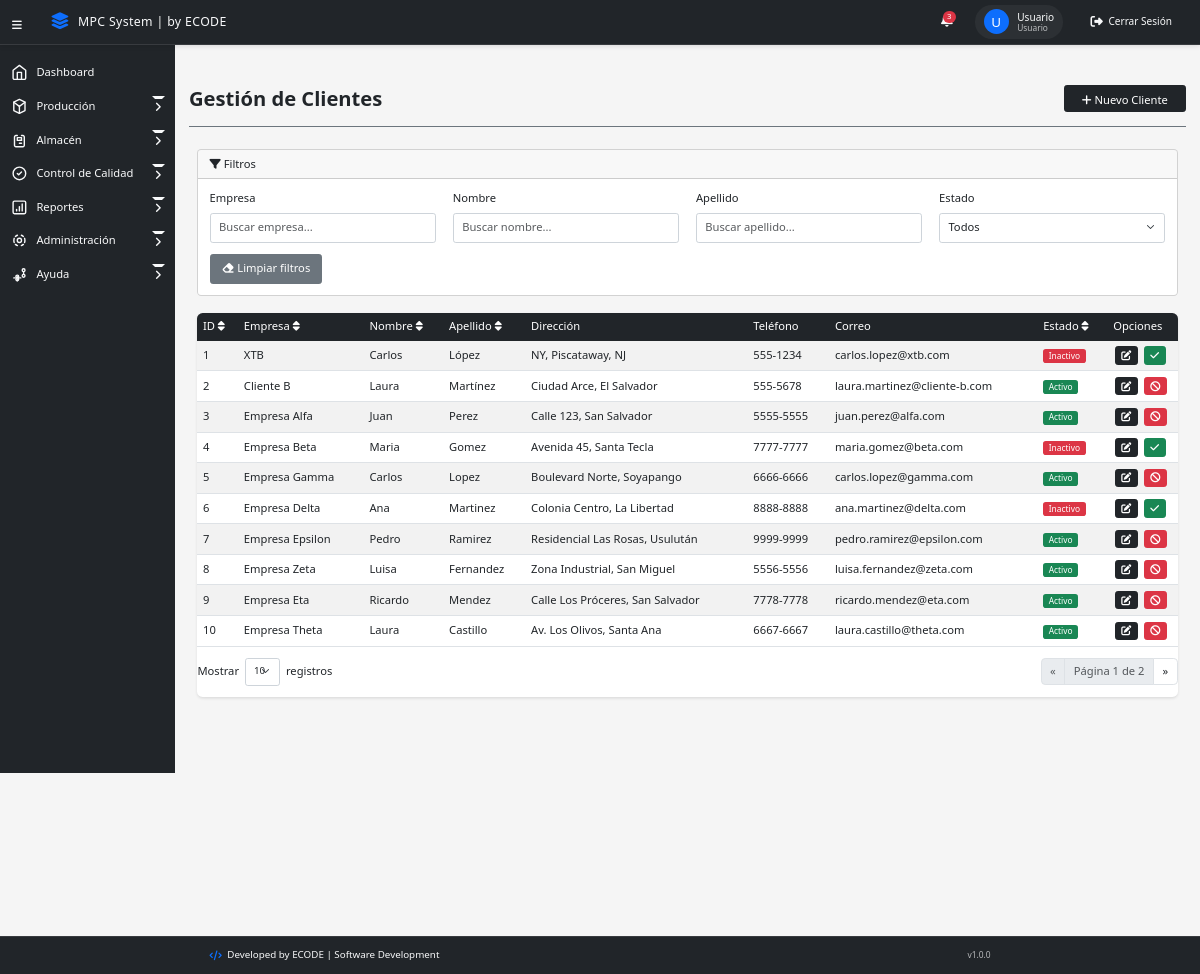
The page /views/clientes.php (signed in) on the database its author committed.
### tables this page shows
CREATE TABLE `clientes` (
  `id` int(11) NOT NULL,
  `cliente_empresa` varchar(50) NOT NULL,
  `cliente_nombre` varchar(50) NOT NULL,
  `cliente_apellido` varchar(50) NOT NULL,
  `cliente_direccion` text DEFAULT NULL,
  `cliente_telefono` varchar(20) DEFAULT NULL,
  `cliente_correo` varchar(100) DEFAULT NULL,
  `estado` enum('Activo','Inactivo') NOT NULL DEFAULT 'Activo'
);

### models/Cliente.php (called while the page is built, shortened)
<?php
require_once __DIR__ . '/../config/database.php';
class Cliente {
    private $conn;
    private $table_name = "clientes";
    public function __construct() {
        $database = new Database();
        $this->conn = $database->getConnection();
    }
    public function getAll() {
        $query = "SELECT
                    id,
                    cliente_empresa,
                    cliente_nombre,
                    cliente_apellido,
                    cliente_direccion,
                    cliente_telefono,
                    cliente_correo,
                    CASE WHEN estado IS NULL THEN 'Activo' ELSE estado END as estado
                FROM " . $this->table_name;
        try {
            $stmt = $this->conn->prepare($query);
            $stmt->execute();
            $result = $stmt->fetchAll(PDO::FETCH_ASSOC);
            return $result;
        } catch (PDOException $e) {
            error_log("Error en getAll: " . $e->getMessage());
            if (strpos($e->getMessage(), "Unknown column 'estado'") !== false) {
                $query = "SELECT
                            id,
                            cliente_empresa,
                            cliente_nombre,
                            cliente_apellido,
                            cliente_direccion,
                            cliente_telefono,
                            cliente_correo
                        FROM " . $this->table_name;
                $stmt = $this->conn->prepare($query);
                $stmt->execute();
                $result = $stmt->fetchAll(PDO::FETCH_ASSOC);
                foreach ($result as &$row) {
                    $row['estado'] = 'Activo';
                }
                return $result;
            }
            throw $e;
        }
    }
}

### config/database.php (called while the page is built, shortened)
<?php
class Database {
    private $host = "localhost";
    private $database_name = "minlex_elsalvador";
    private $username = "root";
    private $password = "";
    private $port = 3306;
    public function getConnection() {
        $this->conn = null;
        try {
            try {
                $this->conn = new PDO(
                    "mysql:unix_socket=/opt/lampp/var/mysql/mysql.sock;dbname=" . $this->database_name,
                    $this->username,
                    $this->password
                );
            } catch (PDOException $e) {
                $this->conn = new PDO(
                    "mysql:host=" . $this->host . ";port=" . $this->port . ";dbname=" . $this->database_name,
                    $this->username,
                    $this->password
                );
            }
            $this->conn->setAttribute(PDO::ATTR_ERRMODE, PDO::ERRMODE_EXCEPTION);
            $this->conn->setAttribute(PDO::ATTR_DEFAULT_FETCH_MODE, PDO::FETCH_ASSOC);
            $this->conn->exec("SET NAMES utf8");
            return $this->conn;
        } catch (PDOException $exception) {
            error_log("Error de conexión a la base de datos: " . $exception->getMessage());
            throw new Exception("Error de conexión a la base de datos. Por favor verifica que XAMPP esté corriendo.");
        }
    }
}
?>

### controllers/ClienteController.php (called while the page is built, shortened)
<?php
require_once __DIR__ . '/../models/Cliente.php';
class ClienteController {
    private $cliente;
    public function __construct() {
        $this->cliente = new Cliente();
    }
    public function getClientes() {
        try {
            return $this->cliente->getAll();
        } catch (Exception $e) {
            error_log("Error al obtener clientes: " . $e->getMessage());
            return null;
        }
    }
}

### views/clientes.php (the view, shortened to what this page needs)
<?php
require_once '../controllers/ClienteController.php';
$clienteController = new ClienteController();
$clientes = $clienteController->getClientes() ?? [];
?>
<!DOCTYPE html>
<html lang="es">
<head>
    <link href="https://cdn.jsdelivr.net/npm/bootstrap@5.3.0/dist/css/bootstrap.min.css" rel="stylesheet">
    <link rel="stylesheet" href="https://cdnjs.cloudflare.com/ajax/libs/font-awesome/6.5.1/css/all.min.css">
    <link rel="stylesheet" href="../css/style_main.css">
</head>
<body>
    <?php include '../components/menu_lateral.php'; ?>
    <main>
        <div class="titulo-vista">
            <h1><strong>Gestión de Clientes</strong></h1>
            <button type="button" class="btn btn-dark" data-bs-toggle="modal" data-bs-target="#nuevoClienteModal">
                <i class="fas fa-plus"></i> Nuevo Cliente
            </button>
        </div>
        <div class="container-fluid">
            <div class="card mb-4">
                <div class="card-header">
                    <i class="fas fa-filter"></i> Filtros
                </div>
                <div class="card-body">
                    <div class="row">
                        <div class="col-md-3 mb-2">
                            <label for="filtro-empresa" class="form-label">Empresa</label>
                            <input type="text" class="form-control filtro" id="filtro-empresa" placeholder="Buscar empresa...">
                        </div>
                        <div class="col-md-3 mb-2">
                            <label for="filtro-nombre" class="form-label">Nombre</label>
                            <input type="text" class="form-control filtro" id="filtro-nombre" placeholder="Buscar nombre...">
                        </div>
                        <div class="col-md-3 mb-2">
                            <label for="filtro-apellido" class="form-label">Apellido</label>
                            <input type="text" class="form-control filtro" id="filtro-apellido" placeholder="Buscar apellido...">
                        </div>
                        <div class="col-md-3 mb-2">
                            <label for="filtro-estado" class="form-label">Estado</label>
                            <select class="form-select filtro" id="filtro-estado">
                                <option value="">Todos</option>
                            </select>
                        </div>
                    </div>
                    <div class="row mt-2">
                        <div class="col-12">
                            <button class="btn btn-secondary" id="limpiar-filtros">
                                <i class="fas fa-eraser"></i> Limpiar filtros
                            </button>
                        </div>
                    </div>
                </div>
            </div>
            <div class="table-responsive">
                <table class="table table-striped table-hover" id="tabla-clientes">
                    <thead>
                        <tr>
                            <th class="sortable" data-column="id">ID <i class="fas fa-sort"></i></th>
                            <th class="sortable" data-column="empresa">Empresa <i class="fas fa-sort"></i></th>
                            <th class="sortable" data-column="nombre">Nombre <i class="fas fa-sort"></i></th>
                            <th class="sortable" data-column="apellido">Apellido <i class="fas fa-sort"></i></th>
                            <th>Dirección</th>
                            <th>Teléfono</th>
                            <th>Correo</th>
                            <th class="sortable" data-column="estado">Estado <i class="fas fa-sort"></i></th>
                            <th>Opciones</th>
                        </tr>
                    </thead>
                    <tbody>
                        <?php if (!empty($clientes)): ?>
                            <?php foreach ($clientes as $cliente): ?>
                                <tr>
                                    <td><?php echo htmlspecialchars($cliente['id']); ?></td>
                                    <td><?php echo htmlspecialchars($cliente['cliente_empresa']); ?></td>
                                    <td><?php echo htmlspecialchars($cliente['cliente_nombre']); ?></td>
                                    <td><?php echo htmlspecialchars($cliente['cliente_apellido']); ?></td>
                                    <td><?php echo htmlspecialchars($cliente['cliente_direccion'] ?? ''); ?></td>
                                    <td><?php echo htmlspecialchars($cliente['cliente_telefono'] ?? ''); ?></td>
                                    <td><?php echo htmlspecialchars($cliente['cliente_correo'] ?? ''); ?></td>
                                    <td>
                                        <span class="badge <?php echo (isset($cliente['estado']) && $cliente['estado'] == 'Inactivo') ? 'bg-danger' : 'bg-success'; ?>">
                                            <?php echo htmlspecialchars(isset($cliente['estado']) ? $cliente['estado'] : 'Activo'); ?>
                                        </span>
                                    </td>
                                    <td>
                                        <button type="button" class="btn btn-dark btn-sm editar-cliente" data-bs-toggle="modal"
                                                data-bs-target="#editarClienteModal"
                                                data-id="<?php echo htmlspecialchars($cliente['id']); ?>"
                                                data-empresa="<?php echo htmlspecialchars($cliente['cliente_empresa']); ?>"
                                                data-nombre="<?php echo htmlspecialchars($cliente['cliente_nombre']); ?>"
                                                data-apellido="<?php echo htmlspecialchars($cliente['cliente_apellido']); ?>"
                                                data-direccion="<?php echo htmlspecialchars($cliente['cliente_direccion'] ?? ''); ?>"
                                                data-telefono="<?php echo htmlspecialchars($cliente['cliente_telefono'] ?? ''); ?>"
                                                data-correo="<?php echo htmlspecialchars($cliente['cliente_correo'] ?? ''); ?>">
                                            <i class="fas fa-edit"></i>
                                        </button>
                                        <button type="button" class="btn <?php echo (isset($cliente['estado']) && $cliente['estado'] == 'Inactivo') ? 'btn-success' : 'btn-danger'; ?> btn-sm toggle-status"
                                                data-bs-toggle="modal"
                                                data-bs-target="#confirmStatusModal"
                                                data-id="<?php echo htmlspecialchars($cliente['id']); ?>"
                                                data-estado="<?php echo (isset($cliente['estado']) && $cliente['estado'] == 'Inactivo') ? 'Activo' : 'Inactivo'; ?>">
                                            <i class="fas <?php echo (isset($cliente['estado']) && $cliente['estado'] == 'Inactivo') ? 'fa-check' : 'fa-ban'; ?>"></i>
                                        </button>
                                    </td>
                                </tr>
                            <?php endforeach; ?>
                        <?php else: ?>
                            <tr>
                                <td colspan="9" class="text-center">No se encontraron clientes</td>
                            </tr>
                        <?php endif; ?>
                    </tbody>
                </table>
                <div class="d-flex justify-content-between align-items-center mt-3 mb-3">
                    <div class="d-flex align-items-center gap-2">
                        <span>Mostrar</span>
                        <select class="form-select form-select-sm" id="registros-por-pagina" style="width: auto;">
                            <option value="10" selected>10</option>
                        </select>
                        <span>registros</span>
                    </div>
                    <nav aria-label="Navegación de páginas">
                        <ul class="pagination mb-0">
                            <li class="page-item" id="anterior-pagina">
                                <a class="page-link" href="#" aria-label="Anterior">
                                    <span aria-hidden="true">&laquo;</span>
                                </a>
                            </li>
                            <li class="page-item disabled">
                                <span class="page-link" id="info-pagina">Página 1 de 1</span>
                            </li>
                            <li class="page-item" id="siguiente-pagina">
                                <a class="page-link" href="#" aria-label="Siguiente">
                                    <span aria-hidden="true">&raquo;</span>
                                </a>
                            </li>
                        </ul>
                    </nav>
                </div>
            </div>
        </div>
    </main>
    <?php include '../components/footer.php'; ?>
</body>
</html>

### css/style_main.css (style rules this page uses)
:root { --sidebar-width: 250px; --header-height: 60px; --primary-color: #212529; --secondary-color: #6c757d; --success-color: #198754; --warning-color: #ffc107; --danger-color: #dc3545; --light-color: #f8f9fa; --dark-color: #212529; }
body { min-height: 100vh; zoom: 0.7; margin: 0; margin-top: 57.59px; background-color: #f5f5f5; font-family: 'Segoe UI', Tahoma, Geneva, Verdana, sans-serif; }
main { margin-left: var(--sidebar-width); padding: 20px; min-height: calc(100vh - var(--header-height)); margin-bottom: 60px; }
.titulo-vista { display: flex; justify-content: space-between; align-items: center; margin-bottom: 2rem; padding-bottom: 1rem; border-bottom: 2px solid var(--secondary-color); }
.titulo-vista h1 { margin: 0; font-size: 1.8rem; color: var(--primary-color); }
.table-responsive { margin-top: 1rem; background-color: white; border-radius: 8px; box-shadow: 0 2px 4px rgba(0, 0, 0, 0.1); margin-bottom: 1rem; -webkit-overflow-scrolling: touch; }
.table { margin-bottom: 0; }
.table thead th { background-color: var(--primary-color); color: white; border: none; padding: 0.5rem; font-weight: 500; vertical-align: middle; }
.table tbody td { padding: 0.5rem; vertical-align: middle; }
.table-striped tbody tr:nth-of-type(odd) { background-color: rgba(0, 0, 0, 0.02); }
.table .btn { padding: 4px; margin: 0 2px; line-height: 1; }
.table th:last-child, .table td:last-child { width: 100px; white-space: nowrap; }
.table td, .table th { padding: 0.5rem; vertical-align: middle; }
.table .badge { font-size: 0.75rem; padding: 0.25rem 0.5rem; }
.table .btn { padding: 4px 8px; margin: 0 2px; }
.table .btn i { font-size: 0.9rem; }
.badge { padding: 8px 12px; font-weight: 500; border-radius: 4px; }
.form-label { font-weight: 500; color: var(--dark-color); }
.form-control, .form-select { border-radius: 4px; border: 1px solid #ced4da; padding: 8px 12px; }
.btn { font-weight: 500; padding: 8px 16px; border-radius: 4px; transition: all 0.2s; }
.btn-dark { background-color: var(--primary-color); border-color: var(--primary-color); }

### css/style_menu.css (style rules this page uses)
:root { --menu-width: 250px; --menu-width-collapsed: 64px; --menu-transition: 0.3s ease-in-out; --menu-bg: #212529; --menu-hover: rgba(255, 255, 255, 0.1); --menu-text: #f8f9fa; }
main { margin-left: var(--menu-width); padding: 64px 20px 20px; transition: margin-left var(--menu-transition); }
.titulo-vista { display: flex; flex-direction: row; padding-bottom: 20px; }
.titulo-vista h1 { flex: 1; }
.titulo-vista button { height: 38px; width: 175px; }

### views/clientes.php (style rules this page uses)
.sortable { cursor: pointer; }
.page-link { color: #212529; }
.filtered-row { display: table-row; }

### rows shown on the page
clientes: id "1", cliente_empresa "XTB", cliente_nombre "Carlos", cliente_apellido "López", cliente_direccion "NY, Piscataway, NJ", cliente_telefono "555-1234", cliente_correo "carlos.lopez@xtb.com", estado "Inactivo"
clientes: id "2", cliente_empresa "Cliente B", cliente_nombre "Laura", cliente_apellido "Martínez", cliente_direccion "Ciudad Arce, El Salvador", cliente_telefono "555-5678", cliente_correo "laura.martinez@cliente-b.com", estado "Activo"
clientes: id "3", cliente_empresa "Empresa Alfa", cliente_nombre "Juan", cliente_apellido "Perez", cliente_direccion "Calle 123, San Salvador", cliente_telefono "5555-5555", cliente_correo "juan.perez@alfa.com", estado "Activo"
clientes: id "4", cliente_empresa "Empresa Beta", cliente_nombre "Maria", cliente_apellido "Gomez", cliente_direccion "Avenida 45, Santa Tecla", cliente_telefono "7777-7777", cliente_correo "maria.gomez@beta.com", estado "Inactivo"
clientes: id "5", cliente_empresa "Empresa Gamma", cliente_nombre "Carlos", cliente_apellido "Lopez", cliente_direccion "Boulevard Norte, Soyapango", cliente_telefono "6666-6666", cliente_correo "carlos.lopez@gamma.com", estado "Activo"
clientes: id "6", cliente_empresa "Empresa Delta", cliente_nombre "Ana", cliente_apellido "Martinez", cliente_direccion "Colonia Centro, La Libertad", cliente_telefono "8888-8888", cliente_correo "ana.martinez@delta.com", estado "Inactivo"
clientes: id "7", cliente_empresa "Empresa Epsilon", cliente_nombre "Pedro", cliente_apellido "Ramirez", cliente_direccion "Residencial Las Rosas, Usulután", cliente_telefono "9999-9999", cliente_correo "pedro.ramirez@epsilon.com", estado "Activo"
clientes: id "8", cliente_empresa "Empresa Zeta", cliente_nombre "Luisa", cliente_apellido "Fernandez", cliente_direccion "Zona Industrial, San Miguel", cliente_telefono "5556-5556", cliente_correo "luisa.fernandez@zeta.com", estado "Activo"
clientes: id "9", cliente_empresa "Empresa Eta", cliente_nombre "Ricardo", cliente_apellido "Mendez", cliente_direccion "Calle Los Próceres, San Salvador", cliente_telefono "7778-7778", cliente_correo "ricardo.mendez@eta.com", estado "Activo"
clientes: id "10", cliente_empresa "Empresa Theta", cliente_nombre "Laura", cliente_apellido "Castillo", cliente_direccion "Av. Los Olivos, Santa Ana", cliente_telefono "6667-6667", cliente_correo "laura.castillo@theta.com", estado "Activo"

### other values the page prints
$inicial "U"
$nombreCompleto "Usuario"
$rol "Usuario"
